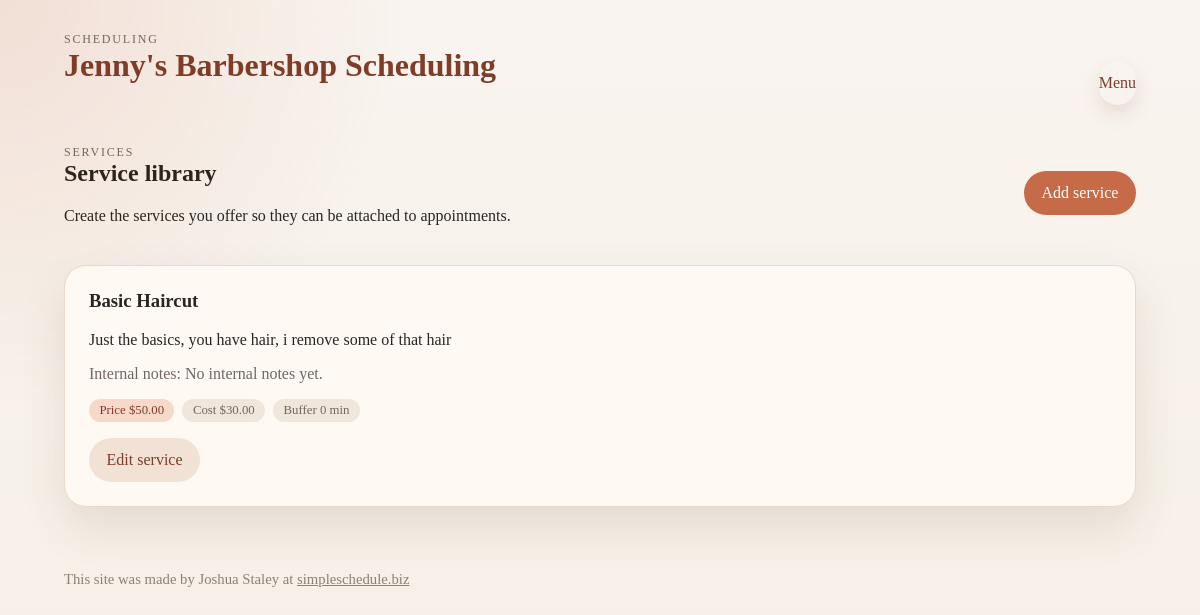
The app's page /services (signed in) with its own data.
### salon_scheduler/models.py (models this page shows)
class Service(db.Model):
    id = db.Column(db.Integer, primary_key=True)
    display_name = db.Column(db.String(120), nullable=False)
    description = db.Column(db.Text)
    internal_description = db.Column(db.Text)
    price = db.Column(db.Numeric(10, 2), nullable=False, default=Decimal("0.00"))
    cost = db.Column(db.Numeric(10, 2), nullable=False, default=Decimal("0.00"))
    buffer_minutes = db.Column(db.Integer, nullable=False, default=0)
    created_at = db.Column(db.DateTime, default=datetime.utcnow, nullable=False)
    updated_at = db.Column(db.DateTime, default=datetime.utcnow, onupdate=datetime.utcnow, nullable=False)
    appointments = db.relationship("Appointment", secondary=appointment_services, back_populates="services")
    recurring_series = db.relationship("RecurringSeries", secondary=recurring_series_services, back_populates="services")
    change_requests = db.relationship("ChangeRequest", secondary=change_request_services, back_populates="services")
    promotions = db.relationship("Promotion", back_populates="service")

### salon_scheduler/routes.py (the view)
@main_bp.route("/services")
@stylist_login_required
def services():
    services_list = Service.query.order_by(Service.display_name.asc()).all()
    return render_template("services.html", services=services_list)

### salon_scheduler/routes.py (called while the page is built)
@main_bp.before_app_request
def load_active_session_state():
    g.stylist_user = None
    g.client = None
    stylist_user_id = session.get("stylist_user_id")
    client_id = session.get("client_id")
    if stylist_user_id:
        g.stylist_user = StylistUser.query.get(stylist_user_id)
    if client_id:
        g.client = Client.query.get(client_id)

@main_bp.app_context_processor
def inject_session_state():
    return {
        "current_stylist": getattr(g, "stylist_user", None),
        "current_client": getattr(g, "client", None),
    }

def stylist_login_required(view_func):
    @wraps(view_func)
    def wrapped_view(*args, **kwargs):
        if StylistUser.query.count() == 0:
            return redirect(url_for("main.stylist_setup"))
        if not g.stylist_user:
            return redirect(url_for("main.stylist_login", next=request.path))
        return view_func(*args, **kwargs)
    return wrapped_view

### salon_scheduler/templates/services.html
{% extends "base.html" %}
{% block content %}
<section class="section-heading standalone">
    <div>
        <p class="eyebrow">Services</p>
        <h2>Service library</h2>
        <p>Create the services you offer so they can be attached to appointments.</p>
    </div>
    <a class="button" href="{{ url_for('main.create_service') }}">Add service</a>
</section>
<section class="cards">
    {% for service in services %}
        <article class="card client-card service-card">
            <div>
                <div class="client-header">
                    <h3>{{ service.display_name }}</h3>
                </div>
                <p>{{ service.description or "No client-facing description yet." }}</p>
                <p class="notes">Internal notes: {{ service.internal_description or "No internal notes yet." }}</p>
                <div class="service-money-row">
                    <span class="pill">Price ${{ '%.2f'|format(service.price) }}</span>
                    <span class="pill subtle-pill">Cost ${{ '%.2f'|format(service.cost) }}</span>
                    <span class="pill subtle-pill">Buffer {{ service.buffer_minutes }} min</span>
                </div>
            </div>
            <div class="actions-row">
                <a class="button subtle" href="{{ url_for('main.edit_service', service_id=service.id) }}">Edit service</a>
            </div>
        </article>
    {% else %}
        <p class="empty">No services added yet.</p>
    {% endfor %}
</section>
{% endblock %}

### salon_scheduler/static/styles.css (style rules this page uses)
:root { --bg: #f6f0e8; --panel: #fffaf5; --panel-strong: #fff; --text: #2d241d; --muted: #74675d; --accent: #c56b48; --accent-dark: #7f3c27; --line: #e8d8c7; --shadow: 0 20px 45px rgba(102, 65, 43, 0.12); }
* { box-sizing: border-box; }
body { margin: 0; font-family: Georgia, "Times New Roman", serif; color: var(--text); background: radial-gradient(circle at top left, rgba(197, 107, 72, 0.15), transparent 30%), linear-gradient(180deg, #f9f4ef 0%, var(--bg) 100%); }
a { color: var(--accent-dark); text-decoration: none; }
.eyebrow { margin: 0; text-transform: uppercase; letter-spacing: 0.15em; font-size: 0.75rem; color: var(--muted); }
h1, h2, h3, p { margin-top: 0; }
.hero, .grid, .cards, .form-grid, .stats { display: grid; gap: 1.5rem; }
.hero, .card, .flash { background: rgba(255, 250, 245, 0.92); border: 1px solid var(--line); box-shadow: var(--shadow); border-radius: 22px; }
.card { padding: 1.5rem; }
.button { display: inline-flex; align-items: center; justify-content: center; border: none; border-radius: 999px; padding: 0.75rem 1.1rem; background: var(--accent); color: white; cursor: pointer; font: inherit; }
.button, .nav-button, input, textarea, select { min-height: 44px; }
.button.subtle { background: #f1e2d5; color: var(--accent-dark); }
.section-heading { display: flex; justify-content: space-between; gap: 1rem; align-items: center; margin-bottom: 1rem; }
.section-heading.standalone { margin-bottom: 1.5rem; }
.cards { grid-template-columns: repeat(auto-fit, minmax(250px, 1fr)); }
.client-card { display: grid; gap: 1rem; align-content: start; }
.client-header { display: flex; gap: 0.75rem; align-items: center; }
.pill { background: #f7d9c9; color: var(--accent-dark); padding: 0.25rem 0.65rem; border-radius: 999px; font-size: 0.8rem; }
.subtle-pill { background: #efe6dc; color: var(--muted); }
.notes, .empty, small, label { color: var(--muted); }
.actions, .actions-row { display: flex; gap: 0.75rem; flex-wrap: wrap; }
.service-card { align-content: space-between; }
.service-money-row { display: flex; flex-wrap: wrap; gap: 0.5rem; margin-top: 1rem; }

### records on screen
Service: display_name "Basic Haircut", description "Just the basics, you have hair, i remove some of that hair", internal_description "No internal notes yet.", price "50.00", cost "30.00", buffer_minutes "0"
